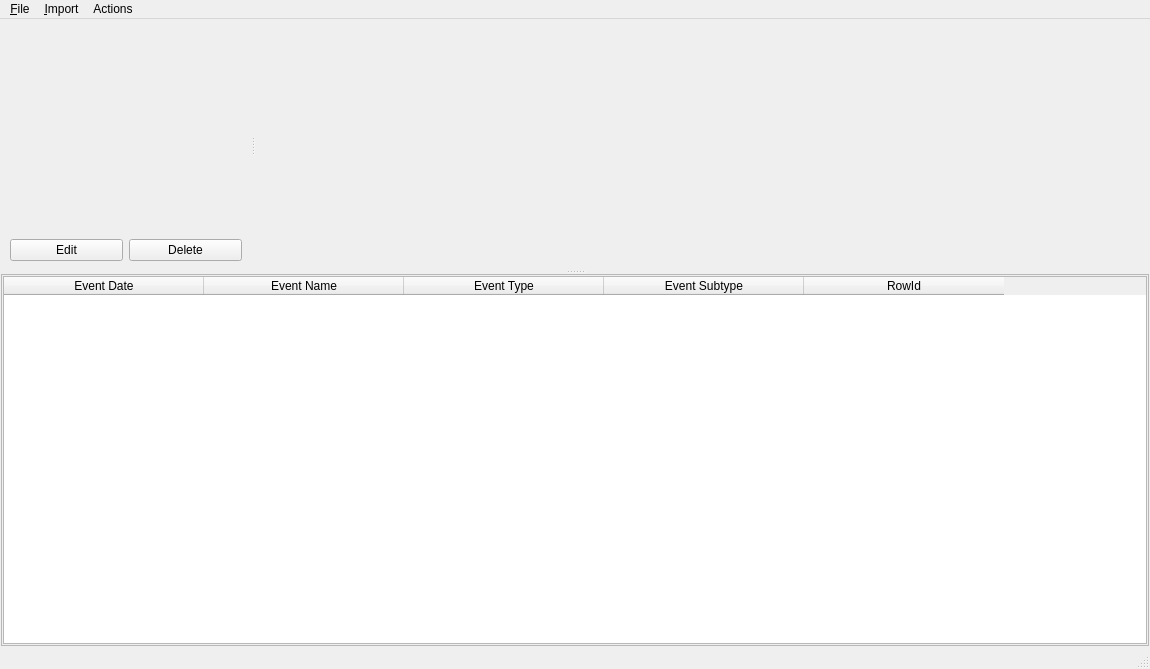
<?xml version="1.0" encoding="UTF-8"?>
<ui version="4.0">
 <class>FitView</class>
 <widget class="QMainWindow" name="FitView">
  <property name="geometry">
   <rect>
    <x>0</x>
    <y>0</y>
    <width>1150</width>
    <height>669</height>
   </rect>
  </property>
  <property name="windowTitle">
   <string>MainWindow</string>
  </property>
  <widget class="QWidget" name="centralwidget">
   <layout class="QVBoxLayout" name="verticalLayout">
    <property name="leftMargin">
     <number>1</number>
    </property>
    <property name="topMargin">
     <number>1</number>
    </property>
    <property name="rightMargin">
     <number>1</number>
    </property>
    <property name="bottomMargin">
     <number>1</number>
    </property>
    <item>
     <widget class="QSplitter" name="splitter_2">
      <property name="orientation">
       <enum>Qt::Vertical</enum>
      </property>
      <property name="childrenCollapsible">
       <bool>false</bool>
      </property>
      <widget class="QSplitter" name="splitter">
       <property name="orientation">
        <enum>Qt::Horizontal</enum>
       </property>
       <property name="childrenCollapsible">
        <bool>false</bool>
       </property>
       <widget class="QWidget" name="metadataFrame" native="true">
        <property name="sizePolicy">
         <sizepolicy hsizetype="Maximum" vsizetype="Maximum">
          <horstretch>0</horstretch>
          <verstretch>0</verstretch>
         </sizepolicy>
        </property>
        <property name="minimumSize">
         <size>
          <width>250</width>
          <height>250</height>
         </size>
        </property>
        <layout class="QVBoxLayout" name="verticalLayout_3">
         <item>
          <widget class="QStackedWidget" name="metadataStackedWidget">
           <widget class="QWidget" name="metadataStackedWidgetPage1" native="true"/>
          </widget>
         </item>
         <item>
          <spacer name="verticalSpacer">
           <property name="orientation">
            <enum>Qt::Vertical</enum>
           </property>
           <property name="sizeHint" stdset="0">
            <size>
             <width>20</width>
             <height>79</height>
            </size>
           </property>
          </spacer>
         </item>
         <item>
          <widget class="QWidget" name="widget_2" native="true">
           <layout class="QHBoxLayout" name="horizontalLayout">
            <item>
             <widget class="QPushButton" name="pushButton">
              <property name="text">
               <string>Edit</string>
              </property>
             </widget>
            </item>
            <item>
             <widget class="QPushButton" name="pushButton_2">
              <property name="text">
               <string>Delete</string>
              </property>
             </widget>
            </item>
           </layout>
          </widget>
         </item>
        </layout>
       </widget>
       <widget class="QWidget" name="graph" native="true">
        <property name="minimumSize">
         <size>
          <width>800</width>
          <height>0</height>
         </size>
        </property>
       </widget>
      </widget>
      <widget class="QStackedWidget" name="stackedWidget_3">
       <property name="frameShape">
        <enum>QFrame::StyledPanel</enum>
       </property>
       <widget class="QWidget" name="table_page">
        <layout class="QVBoxLayout" name="verticalLayout_2">
         <property name="leftMargin">
          <number>1</number>
         </property>
         <property name="topMargin">
          <number>1</number>
         </property>
         <property name="rightMargin">
          <number>1</number>
         </property>
         <property name="bottomMargin">
          <number>1</number>
         </property>
         <item>
          <widget class="QTableWidget" name="all_events_table">
           <attribute name="horizontalHeaderDefaultSectionSize">
            <number>200</number>
           </attribute>
           <attribute name="verticalHeaderDefaultSectionSize">
            <number>25</number>
           </attribute>
           <attribute name="verticalHeaderMinimumSectionSize">
            <number>25</number>
           </attribute>
           <column>
            <property name="text">
             <string>Event Date</string>
            </property>
           </column>
           <column>
            <property name="text">
             <string>Event Name</string>
            </property>
           </column>
           <column>
            <property name="text">
             <string>Event Type</string>
            </property>
           </column>
           <column>
            <property name="text">
             <string>Event Subtype</string>
            </property>
           </column>
           <column>
            <property name="text">
             <string>RowId</string>
            </property>
           </column>
          </widget>
         </item>
        </layout>
       </widget>
       <widget class="QWidget" name="page_10"/>
      </widget>
     </widget>
    </item>
   </layout>
  </widget>
  <widget class="QMenuBar" name="menubar">
   <property name="geometry">
    <rect>
     <x>0</x>
     <y>0</y>
     <width>1150</width>
     <height>26</height>
    </rect>
   </property>
   <widget class="QMenu" name="menu_File">
    <property name="title">
     <string>&amp;File</string>
    </property>
    <addaction name="action_New_Logbook"/>
    <addaction name="action_Open_Logbook"/>
    <addaction name="action_Close_Logbook"/>
    <addaction name="separator"/>
    <addaction name="action_Exit"/>
   </widget>
   <widget class="QMenu" name="menu_Import">
    <property name="title">
     <string>&amp;Import</string>
    </property>
    <addaction name="action_Import_Files"/>
   </widget>
   <widget class="QMenu" name="menuActions">
    <property name="title">
     <string>Actions</string>
    </property>
    <addaction name="action_Select"/>
   </widget>
   <addaction name="menu_File"/>
   <addaction name="menu_Import"/>
   <addaction name="menuActions"/>
  </widget>
  <widget class="QStatusBar" name="statusbar"/>
  <action name="action_Open_Logbook">
   <property name="text">
    <string>&amp;Open Logbook</string>
   </property>
  </action>
  <action name="action_Import_Files">
   <property name="text">
    <string>Import Files</string>
   </property>
  </action>
  <action name="action_Import_Device">
   <property name="text">
    <string>Import Device</string>
   </property>
  </action>
  <action name="action_Exit">
   <property name="text">
    <string>&amp;Exit</string>
   </property>
  </action>
  <action name="action_New_Logbook">
   <property name="text">
    <string>&amp;New Logbook</string>
   </property>
  </action>
  <action name="action_Select">
   <property name="text">
    <string>Select</string>
   </property>
  </action>
  <action name="action_Close_Logbook">
   <property name="text">
    <string>&amp;Close Logbook</string>
   </property>
  </action>
 </widget>
 <resources/>
 <connections/>
</ui>
